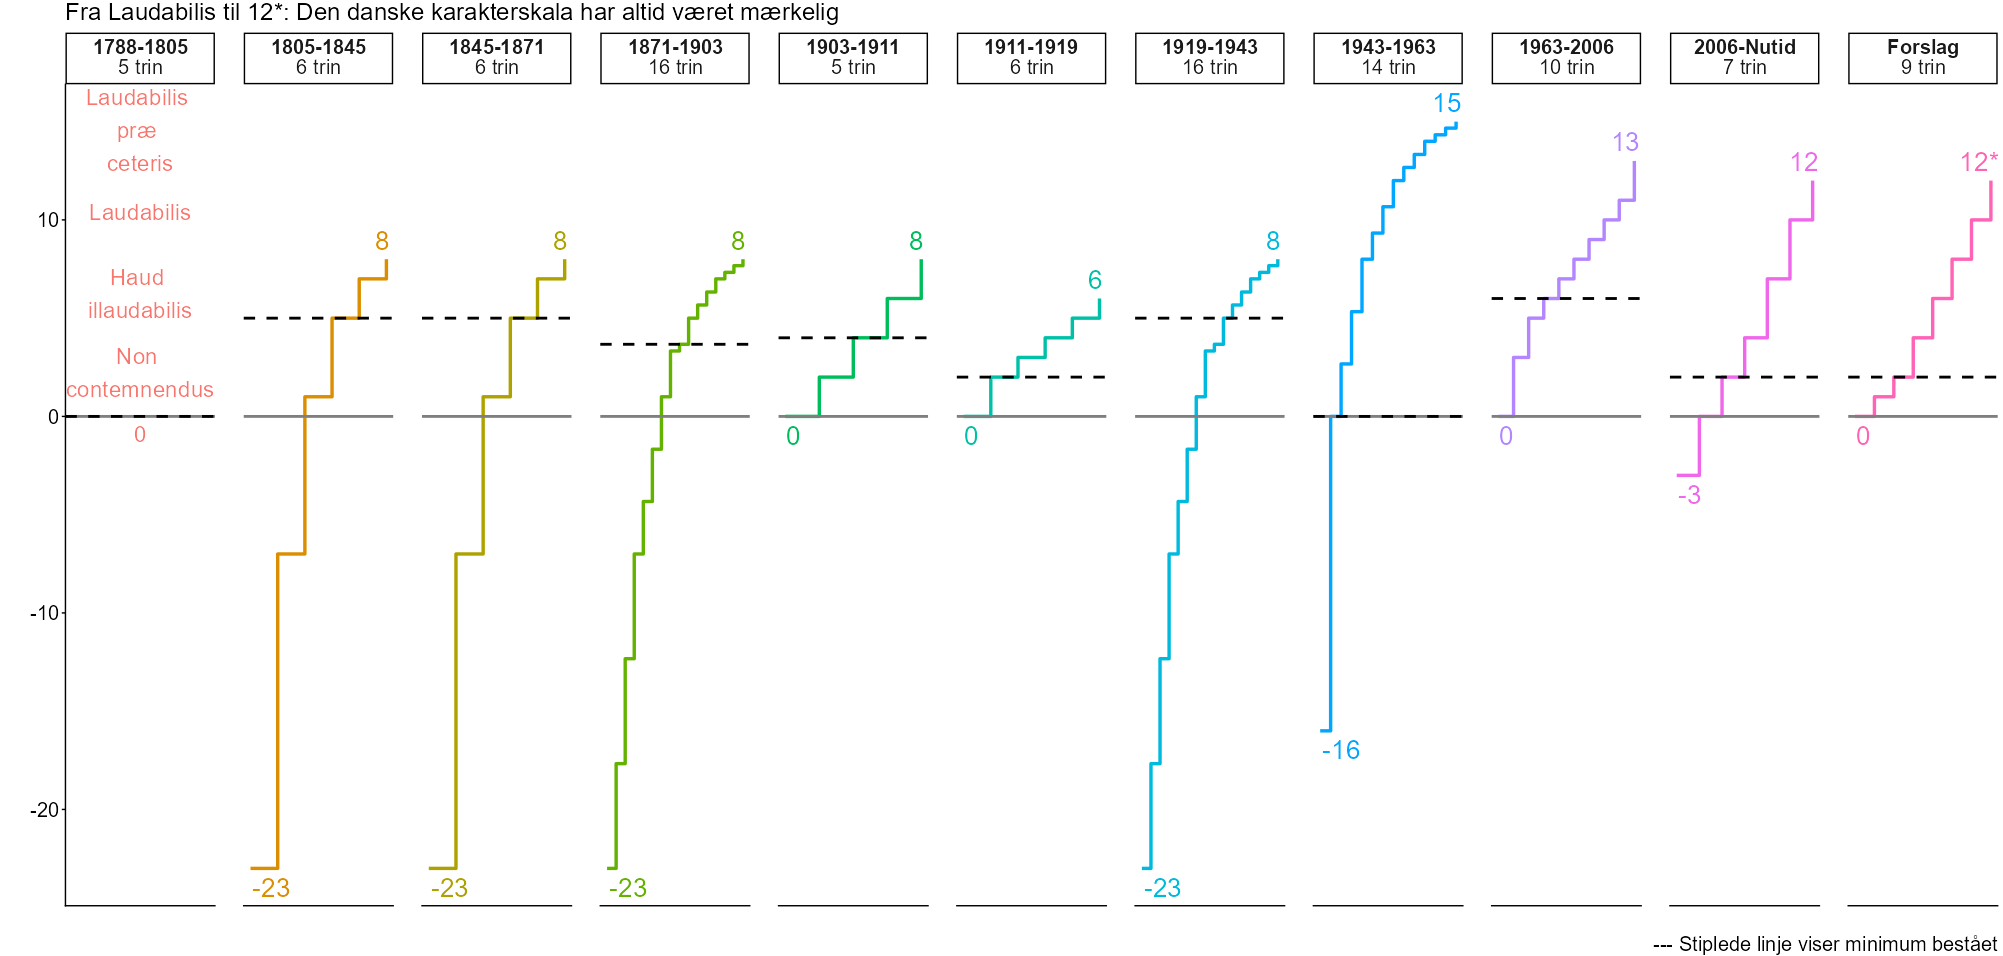

This figure's R source:
library(tidyverse)
library(ggplot2)
library(ggtext)
library(extrafont)
loadfonts(device = "win")
windowsFonts('Roboto Mono'=windowsFont("Roboto Mono"))

# https://da.wikipedia.org/wiki/Karakter_(bed%C3%B8mmelse)

df <- read_csv("C:/Users/rasmu/Desktop/karakterer.csv", locale = locale(encoding = "UTF-8")) |>
  filter(Start > 1788)

df <- df %>%
  mutate(
    symbol = as.character(Symbol),
    numeral = as.numeric(Numeral),
    label_da = as.character(Label_da),
    label_en = as.character(Label_en),
    numeral_str = as.character(numeral),
    End=as.numeric(End)
  ) %>%
  select(Start, End, Scale, symbol, numeral, numeral_str, label_da, label_en) |>
  mutate(Period = paste0(Start, "-", End)) |>
  mutate(numeral_str = if_else(Start == 2026 & numeral==12, "12*", numeral_str)) |>
  mutate(Period = if_else(Start == 2026, "Forslag", Period)) |>
  mutate(Period = if_else(Start == 2006, "2006-Nutid", Period))

# Data already loaded and cleaned as plot_df
plot_df <- df %>%
  group_by(End) %>%
  arrange(numeral, .by_group = TRUE) %>%
  mutate(grade_order = row_number()) %>%
  ungroup()

# Manually add pre-1805 grades
pre1805 <- tibble(
  Start = 1788,
  End = 1805,
  Scale = "Latin",
  symbol = c("Laudabilis præ ceteris", "Laudabilis", "Haud illaudabilis", "Non contemnendus", "0"),
  numeral = c(12.5, 10, 5 , 1, -1.3),  # arbitrary numeric mapping for plotting
  numeral_str = c("Laudabilis \npræ \nceteris", "Laudabilis", "Haud \nillaudabilis", "Non \ncontemnendus", "0"),
  Period = "1788-1805"
)

plot_df <- bind_rows(plot_df, pre1805) %>%
  group_by(End) %>%
  arrange(numeral, .by_group = TRUE) %>%
  mutate(grade_order = row_number()) %>%
  mutate(grade_order = if_else(Start == 1788, 1, grade_order)) |>
  ungroup()

# Identify min and max per scale
labels_df <- plot_df %>%
  group_by(End) %>%
  filter((numeral == max(numeral) | numeral == min(numeral)) | Start == 1788) %>%
  mutate(vjust_label = if_else(numeral == max(numeral), -0.5, 1.5),
         hjust_label = if_else(numeral == max(numeral), 0.8, -0.05)) |> 
  mutate(vjust_label = if_else(Start == 1788, 0, vjust_label),
         hjust_label = if_else(Start == 1788, 0.5, hjust_label)) |>
  ungroup()

# Compute number of grades per Period
facet_labels <- plot_df %>%
  group_by(Period) %>%
  summarise(n_steps = n()) %>%
  mutate(n_steps = if_else(Period == "Forslag", n_steps+1, n_steps)) |>
  mutate(facet_title = paste0("**", Period, "**", "<br>", n_steps, " trin"))

# Join back to plot_df
plot_df <- plot_df %>%
  left_join(facet_labels %>% select(Period, facet_title), by = "Period")
# Add facet_title to labels_df
labels_df <- labels_df %>%
  left_join(facet_labels %>% select(Period, facet_title), by = "Period")


min_passing_df <- plot_df %>%
  group_by(facet_title) %>%
  summarise(min_passing = case_when(
    Period == "1788-1805" ~ min(numeral[symbol %in% c("Laudabilis præ ceteris", "Laudabilis", "Haud illaudabilis", "Non contemnendus")]) - 1,
    Period %in% c("1805-1845", "1845-1871") ~ 5,
    Period == "1871-1903" ~ 3.67,
    Period == "1903-1911" ~ 4,
    Period == "1911-1919" ~ 2,
    Period == "1919-1943" ~ 5,
    Period == "1943-1963" ~ 0,
    Period == "1963-2006" ~ 6,
    Period == "2006-Nutid" ~ 2,
    Period == "Forslag" ~2,
    TRUE ~ NA_real_
  )) %>%
  slice(1)  # ensure only one row per facet_title

p = ggplot(plot_df) +
  geom_step(data=plot_df %>% filter(Period != "1788-1805"), aes(x = grade_order, y = numeral, group = as.character(Period), colour = as.character(Period)),
            direction = "hv", size = 1.2) +
  geom_hline(yintercept = 0, linetype = "solid", colour = "gray50", size=1) +
  geom_hline(data = min_passing_df, aes(yintercept = min_passing),
             linetype = "dashed", colour = "black", size = 1) +
  geom_text(data = labels_df |> filter(Start != 1788),
            aes(x = grade_order, y = numeral, label = numeral_str, colour = as.character(Period), vjust = vjust_label, hjust = hjust_label),
            , size = 7) +
  geom_text(data = labels_df |> filter(Start == 1788),
            aes(x = grade_order, y = numeral, label = numeral_str, colour = as.character(Period), vjust = vjust_label, hjust = hjust_label),
            , size = 6) +
  facet_wrap(~facet_title, scales = "free_x", nrow = 1) +
  scale_x_continuous(breaks = plot_df$grade_order) +
  theme_classic() +
  theme(
    legend.position = "none",
    axis.text.x = element_blank(),   # remove x tick labels
    axis.ticks.x = element_blank(),   # remove x tick marks
    panel.spacing = unit(1.5, "lines"),
    axis.title.y=element_text(size=20),
    axis.text.y=element_text(size=15),
    strip.text.x = element_markdown(size = 15),
    title=element_text(size=15),
    plot.caption=element_text(size=15),
    text=element_text(base_family=windowsFonts()$`Roboto Mono`)
    
  ) +
  labs(
    title = "Fra Laudabilis til 12*: Den danske karakterskala har altid været mærkelig",
    x = "",
    y = "",
    caption = "--- Stiplede linje viser minimum bestået"
  )
p

plot_preview <- function(plot_obj, width_px = 1200, height_px = 600) {
  # Convert pixels to inches (R's windows() uses inches)
  # Assuming 96 DPI as default
  width_in <- width_px / 96
  height_in <- height_px / 96
  
  # Open a new window
  windows(width = width_in, height = height_in)
  
  # Print the plot
  print(plot_obj)
}
#plot_preview(p, width_px = 2400, height_px = 1000)
